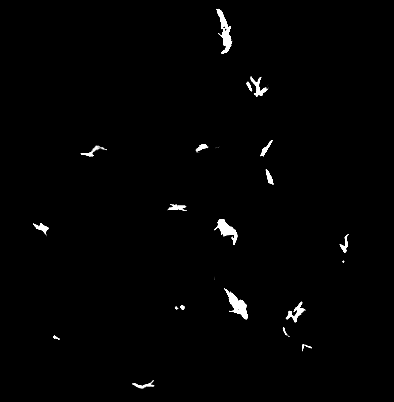
#> input picture resources/3.tif, 394 x 402 px, found by its file name
$ python 01-candy.py
#> lines starting #> are read from the running program, lines starting #| are printed output that depends on the picture; after the words box and inside, x2 and y2 are one past the last pixel; in counts of white or black regions, pixels touching at a corner belong together
import cv2
import numpy as np


img = cv2.imread('./resources/3.tif', cv2.IMREAD_GRAYSCALE)
#> img is the input picture: shape (402, 394); min 0, max 255, mean 2.9

# threshold
# img=cv2.GaussianBlur(gray,(3,3),0)
edges = cv2.Canny(img, 200, 250)
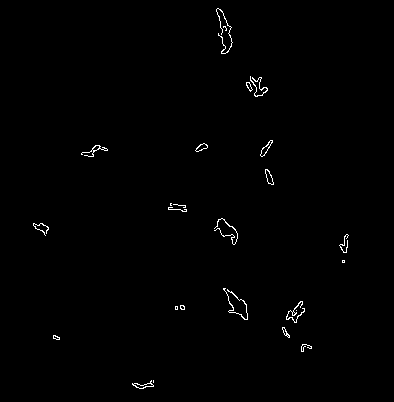
#> edges: shape (402, 394); 0.65% white in thin lines or dots, all inside (x1, y1, x2, y2) = (33, 8, 349, 389)

print(img.shape)
#| (402, 394)
print(edges.shape)
#| (402, 394)

cv2.imshow('img', img)
cv2.imshow('Edges',edges)
cv2.waitKey(0)
cv2.destroyAllWindows()

$ run again, with resources/1.tif copied over resources/3.tif
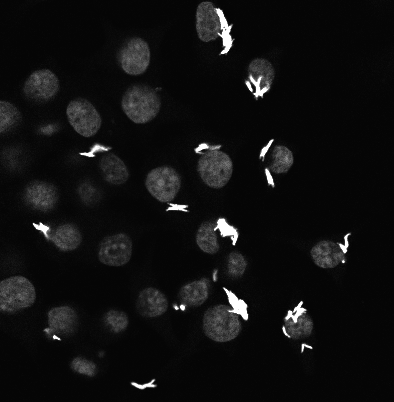
#> input picture resources/1.tif, 394 x 402 px, found by its file name
#> img is the input picture: shape (402, 394); min 3, max 255, mean 16.1
#> `edges = cv2.Canny(img, 200, 250)`:
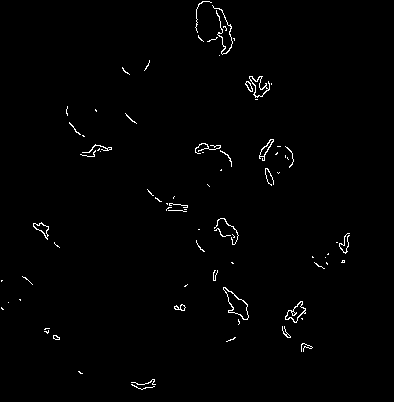
#> edges: shape (402, 394); 1.1% white in thin lines or dots, all inside (x1, y1, x2, y2) = (1, 1, 350, 390)
#| (402, 394)
#| (402, 394)

$ run again, with resources/2.tif copied over resources/3.tif
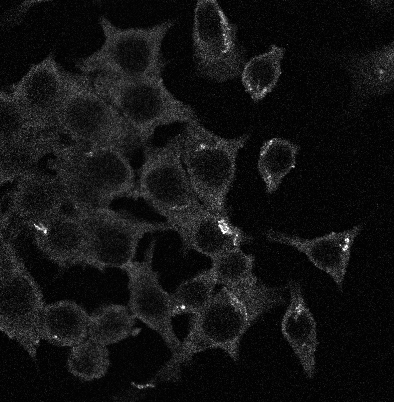
#> input picture resources/2.tif, 394 x 402 px, found by its file name
#> img is the input picture: shape (402, 394); min 1, max 255, mean 18.6
#> `edges = cv2.Canny(img, 200, 250)`:
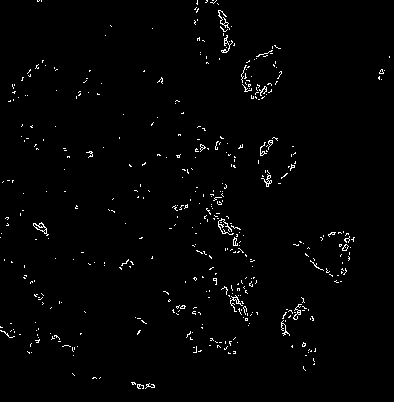
#> edges: shape (402, 394); 1.5% white in thin lines or dots
#| (402, 394)
#| (402, 394)
